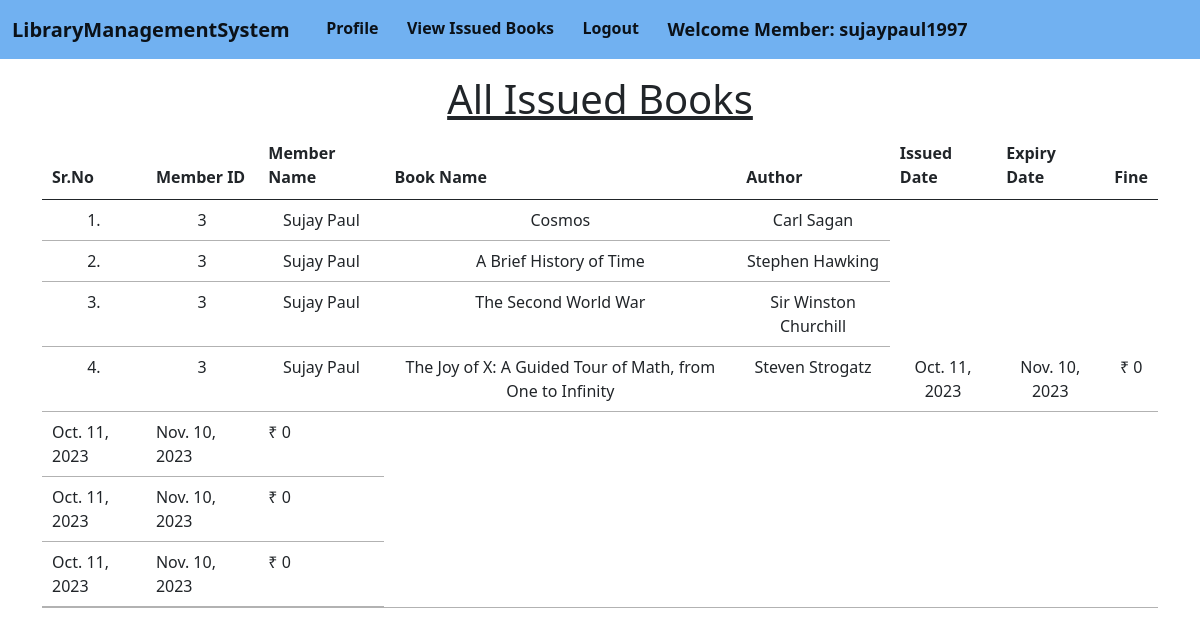
Screenshot of /member_issued_books/ (signed in) with the database file from the repository.
### library/models.py (models this page shows, shortened)
class Book(models.Model):
    name = models.CharField(max_length=200)
    author = models.CharField(max_length=200)
    fees = models.PositiveIntegerField()
    quantity = models.PositiveIntegerField()

class IssuedBook(models.Model):
    member_id = models.CharField(max_length=100, blank=True)
    fees = models.CharField(max_length=10)
    issued_date = models.DateField(auto_now=True)
    expiry_date = models.DateField(default=expiry)

### library/views.py (the view)
# urls.py: path("member_issued_books/", views.member_issued_books, name="member_issued_books"),
@login_required(login_url = '/member_login')
def member_issued_books(request):
    member = Member.objects.filter(user=request.user.id)
    issuedBooks = IssuedBook.objects.filter(member_id=member[0].user_id)
    li1 = []
    li2 = []
    for i in issuedBooks:
        books = Book.objects.filter(fees=i.fees)
        for book in books:
            t=(request.user.id, request.user.get_full_name, book.name, book.author)
            li1.append(t)
        days=(date.today()-i.issued_date)
        d=days.days
        fine=0
        if d>30:
            day=d-30
            fine=day*50
        t=(issuedBooks[0].issued_date, issuedBooks[0].expiry_date, fine)
        li2.append(t)
    return render(request,'member_issued_books.html',{'li1':li1, 'li2':li2})

### library/templates/member_issued_books.html (shortened to what this page needs)
{% extends 'member_navbar.html' %}
{% load static %}
{% block body %}
<div class="container mt-3">
    <h1 class="text-center"><u>All Issued Books</u></h1>
    <table class="table table-hover" id="example">
        <thead>
            <tr class="text-center">
                <th>Sr.No</th>
                <th>Member ID</th>
                <th>Member Name</th>
                <th>Book Name</th>
                <th>Author</th>
                <th>Issued Date</th>
                <th>Expiry Date</th>
                <th>Fine</th>
            </tr>
        </thead>
        <tbody>
            {% for i in li1 %}
            <tr class="text-center">
                <td>{{forloop.counter}}.</td>
                <td>{{i.0}}</td>
                <td>{{i.1}}</td>
                <td>{{i.2}}</td>
                <td>{{i.3}}</td>
                {% endfor %}
                {% for i in li2 %}
                <td>{{i.0}}</td>
                <td>{{i.1}}</td>
                <td>₹ {{i.2}}</td>
            </tr>
            {% endfor %}
        </tbody>
    </table>
    </div>
{% endblock %}

### library/templates/member_navbar.html (shortened to what this page needs)
<!doctype html>
<html lang="en">
  <head>
    <link href="https://cdn.jsdelivr.net/npm/bootstrap@5.1.0/dist/css/bootstrap.min.css" rel="stylesheet">
    <link rel="stylesheet" href="https://cdn.datatables.net/1.10.25/css/jquery.dataTables.min.css">
    <link rel="stylesheet" href="https://cdn.datatables.net/buttons/1.7.1/css/buttons.dataTables.min.css">
  </head>
  <body>
    <nav class="navbar navbar-expand-lg navbar-light sticky-top">
        <div class="container-fluid">
          <a class="navbar-brand" href="/profile/">LibraryManagementSystem</a>
          <div class="collapse navbar-collapse" id="navbarSupportedContent">
            <ul class="navbar-nav me-auto mb-2 mb-lg-0">
              <li class="nav-item">
                <a class="nav-link active" aria-current="page" href="/profile/">Profile</a>
              </li>
              <li class="nav-item">
                <a class="nav-link active" aria-current="page" href="/member_issued_books/">View Issued Books</a>
              </li>
              <li class="nav-item">
                <a class="nav-link active" aria-current="page" href="/logout/">Logout</a>
              </li>
              <li class="nav-item">
                <a style="font-weight:600; font-family:'Segoe UI', Tahoma, Geneva, Verdana, sans-serif; font-size: large;" class="nav-link active" href="#">Welcome Member: {{request.user}}</a>
              </li>
            </ul>
          </div>
        </div>
      </nav>
      {% block body %}
      {% endblock %}
  </body>
</html>

### library/templates/member_navbar.html (style rules this page uses)
.navbar { background-color: rgb(113, 177, 241); font-weight: bold; }

### rows the page displays
Book: name "Cosmos", author "Carl Sagan"
Book: name "A Brief History of Time", author "Stephen Hawking"
Book: name "The Second World War", author "Sir Winston Churchill"
Book: name "The Joy of X: A Guided Tour of Math, from One to Infinity", author "Steven Strogatz"
IssuedBook: issued_date "Oct. 11, 2023" "Oct. 11, 2023" "Oct. 11, 2023" "Oct. 11, 2023", expiry_date "Nov. 10, 2023" "Nov. 10, 2023" "Nov. 10, 2023" "Nov. 10, 2023"

### other values shown
{{ request.user }} "sujaypaul1997"
{{ i.0 }} "3" "3" "3" "3"
{{ i.1 }} "Sujay Paul" "Sujay Paul" "Sujay Paul" "Sujay Paul"
{{ i.2 }} "0" "0" "0" "0"
